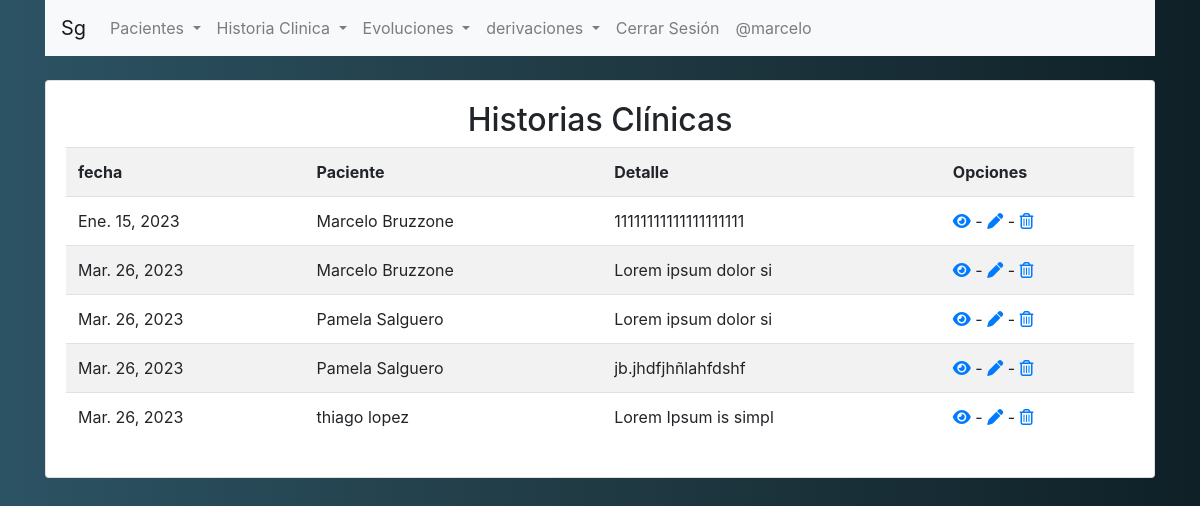
Page /listar-historiaClinicas/ (signed in) on the committed database.
### gestion/models.py (models this page shows, shortened)
class historiaClinica(models.Model):
    paciente = models.ForeignKey(
        paciente, on_delete=models.CASCADE, blank=True)
    fecha = models.DateField(blank=True, null=True)
    detalle = models.TextField(blank=True)
    imagen = models.ImageField(upload_to='Hc', blank=True)

class paciente(models.Model):
    nombre = models.CharField(max_length=100)
    apellido = models.CharField(max_length=100, blank=True)
    edad = models.IntegerField(blank=True)
    diagnostico_presuntivo = models.CharField(max_length=200, blank=True)
    motivo_consulta = models.CharField(max_length=200, blank=True)
    derivado = models.BooleanField(default=False)
    detalle_derivacion = models.CharField(max_length=200, blank=True)
    dni = models.CharField(max_length=100, blank=True)
    fecha_ingreso = models.DateField(blank=True, null=True)
    telefono = models.CharField(max_length=100, blank=True)
    email = models.EmailField(blank=True)
    estado = models.CharField(blank=True, null=True)
    estado_choices = (
        ('activo', 'activo'),
        ('inactivo', 'inactivo'),
        ('alta', 'alta'),
        ('derivado', 'derivado')
    )
    estado = models.CharField(
        max_length=20, choices=estado_choices, default='activo')
    imagen = models.ImageField(upload_to='pacientes', blank=True)
    def __str__(self):
        return f"{self.nombre} {self.apellido}"

### gestion/views.py (the view)
# urls.py: path('listar-historiaClinicas/', listar_historiaClinicas,
@permission_required('api.view_historiaClinica')
def listar_historiaClinicas(request):
    historiaClinicas = historiaClinica.objects.all().order_by('fecha')
    data = {
        'historiaClinicas': historiaClinicas
    }
    return render(request, 'gestion/historiaClinica/listar.html', data)

### gestion/templates/gestion/historiaClinica/listar.html (shortened to what this page needs)
{% extends "gestion/layout.html" %} {% block body %} {% load crispy_forms_tags%}
{% if historiaClinicas %}
<div class="card">
  <card class="card-body">
    <h2><center>Historias Clínicas</center></h2>
    <table class="table table-striped table-hover table-responsive-sm">
      <tr>
        <th>fecha</th>
        <th>Paciente</th>
        <th>Detalle</th>
        <th>Opciones</th>
      </tr>
      {% for historiaClinica in historiaClinicas %}
      <tr>
        <td>{{historiaClinica.fecha}}</td>
        <td>{{historiaClinica.paciente}}</td>
        <td>{{historiaClinica.detalle | slice:'20'}}</td>
        <td>
          <a
            href="{% url 'gestion:detalle_historiaClinica' historiaClinica.id %}"
            class="fas fa-eye"
          ></a>
          {% if perms.gestion.change_historiaClinica %}
          <a> - </a>
          <a
            href="{% url 'gestion:modificar_historiaClinica' historiaClinica.id %}"
            class="fas fa-pen"
          ></a>
          {% endif %} {% if perms.gestion.delete_historiaClinica %}
          <a> - </a>
          <a
            href="#"
            class="far fa-trash-alt"
            onclick="eliminarhistoriaClinica({{historiaClinica.id}})"
          ></a>
          {% endif %}
        </td>
      </tr>
      {% endfor %}
    </table>
  </card>
</div>
{% else %}
<div class="card">
  <card class="card-body">
    <h2>No hay historiaClinicas registradas</h2>
  </card>
</div>
{% endif %} {% endblock %}

### gestion/templates/gestion/layout.html (shortened to what this page needs)
{% load static %}
<!DOCTYPE html>
<html lang="en">
  <head>
    <link
      rel="stylesheet"
      href="https://cdn.jsdelivr.net/npm/bootstrap@4.6.1/dist/css/bootstrap.min.css"
    />
  </head>
  <body style="background: #0F2027;
  background: -webkit-linear-gradient(to right, #2C5364, #203A43, #0F2027);
  background: linear-gradient(to right, #2C5364, #203A43, #0F2027);">
    <div class="container">
    <nav class="navbar navbar-expand-lg navbar-light bg-light">
      <a class="navbar-brand" href="{% url 'gestion:index' %}">Sg</a>
      <div class="collapse navbar-collapse" id="navbarSupportedContent">
        <ul class="navbar-nav mr-auto">
          <li class="nav-item dropdown">
            <a
              class="nav-link dropdown-toggle"
              href="#"
              id="navbarDropdown"
              role="button"
              data-toggle="dropdown"
              aria-expanded="false"
            >
              Pacientes
            </a>
          </li>
          <li class="nav-item dropdown">
            <a
              class="nav-link dropdown-toggle"
              href="#"
              id="navbarDropdown"
              role="button"
              data-toggle="dropdown"
              aria-haspopup="true"
              aria-expanded="false"
            >
              Historia Clinica
            </a>
          </li>
          <li class="nav-item dropdown">
            <a
              class="nav-link dropdown-toggle"
              href="#"
              id="navbarDropdown"
              role="button"
              data-toggle="dropdown"
              aria-haspopup="true"
              aria-expanded="false"
            >
              Evoluciones
            </a>
          </li>
          <li class="nav-item dropdown">
            <a
              class="nav-link dropdown-toggle"
              href="#"
              id="navbarDropdown"
              role="button"
              data-toggle="dropdown"
              aria-haspopup="true"
              aria-expanded="false"
            >
              derivaciones
            </a>
          </li>
          {% if user.is_authenticated %}
              <li class="nav-item">
                <a class="nav-link" href="{% url 'logout' %}">Cerrar Sesión</a>
              </li>
              <li class="nav-item">
                <a class="nav-link" href="#">@{{user.username}}</a>
              </li class="nav-item">
              {% endif %}
        </ul>
      </div>
    </nav>
  </div>
    <br />
    <div class="container">{% block body %} {% endblock %}</div>
  </body>
</html>

### rows in the picture
historiaClinica: fecha "Ene. 15, 2023", paciente "Marcelo Bruzzone", detalle "11111111111111111111"
historiaClinica: fecha "Mar. 26, 2023", paciente "Marcelo Bruzzone", detalle "Lorem ipsum dolor si"
historiaClinica: fecha "Mar. 26, 2023", paciente "Pamela Salguero", detalle "Lorem ipsum dolor si"
historiaClinica: fecha "Mar. 26, 2023", paciente "Pamela Salguero", detalle "jb.jhdfjhñlahfdshf"
historiaClinica: fecha "Mar. 26, 2023", paciente "thiago lopez", detalle "Lorem Ipsum is simpl"

### other values in the picture
{{ user.username }} "marcelo"
